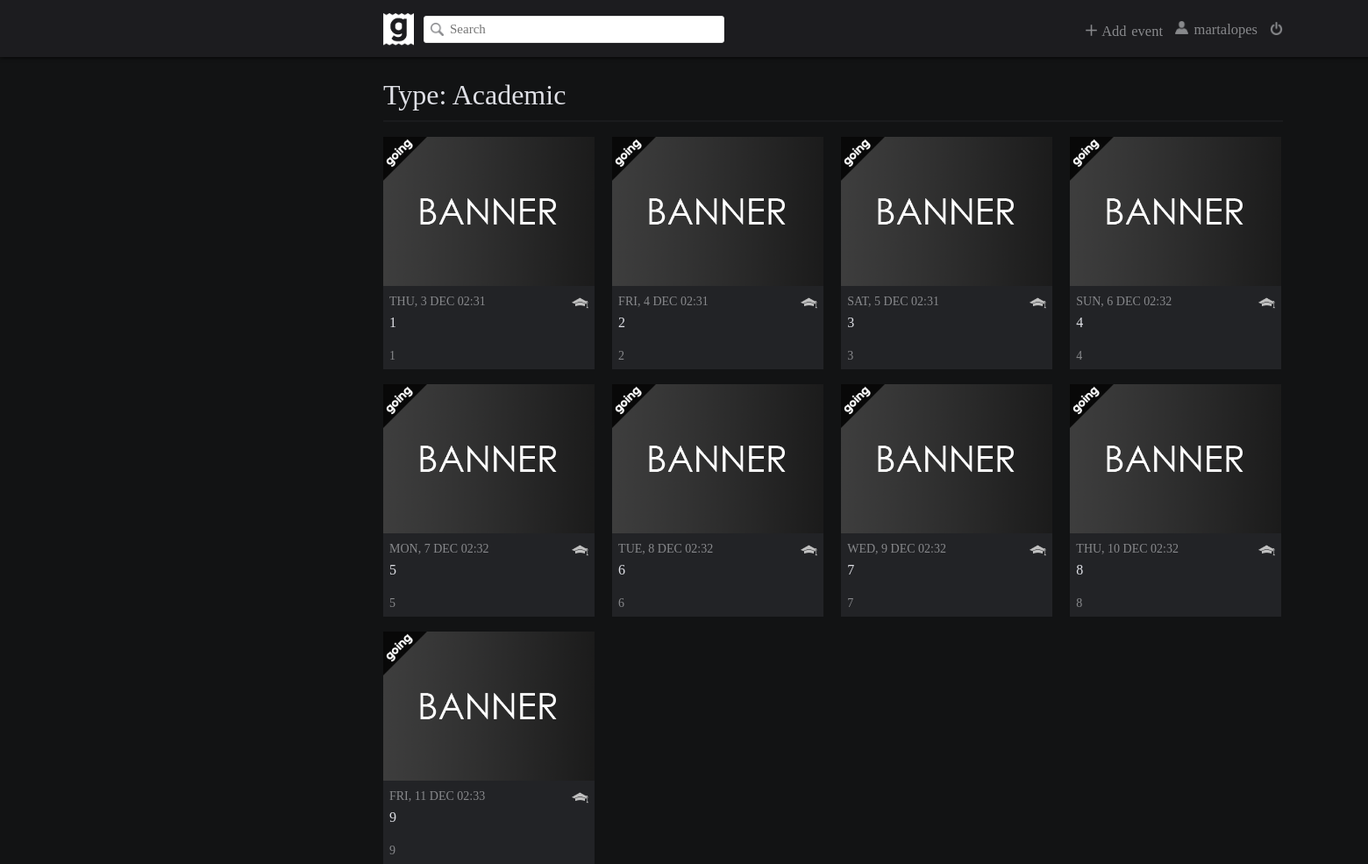
The page /index.php?page=search&type=Academic (signed in) on the database as committed earlier.
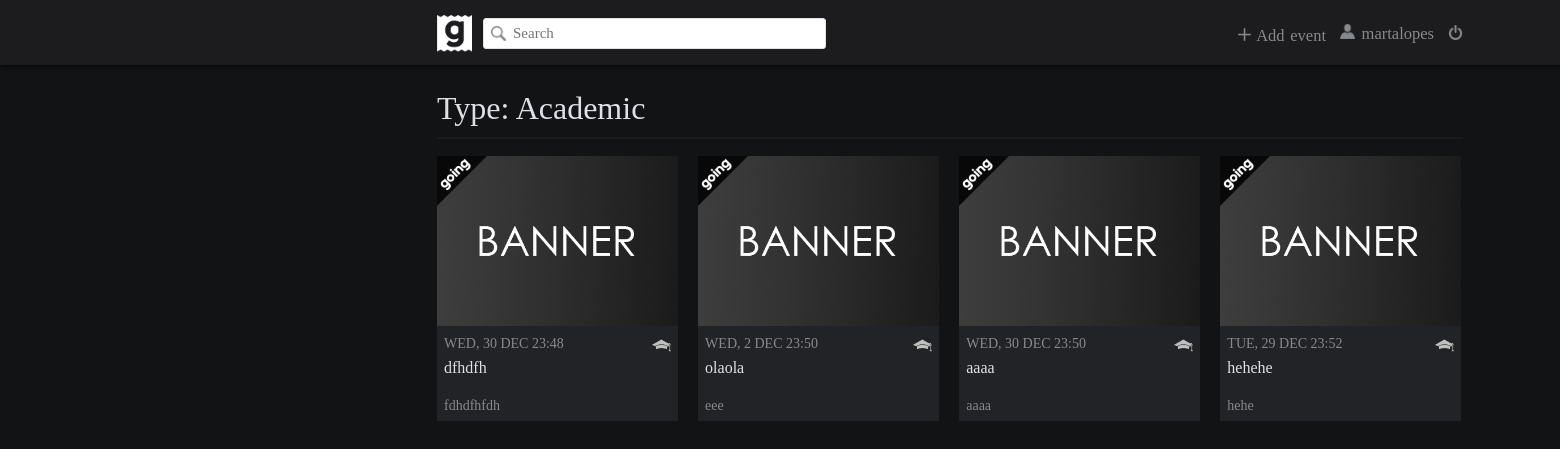
The same page on the database as committed later.
### tables this page shows
CREATE TABLE Events (
	eventID INTEGER PRIMARY KEY AUTOINCREMENT,
	host TEXT NOT NULL,
	banner TEXT,
	name TEXT NOT NULL,
	eventDate DATE NOT NULL,
	location TEXT NOT NULL,
	description TEXT,
	private BOOLEAN,
	type TEXT NOT NULL
);

### database/utilities.php (called while the page is built, shortened)
<?php
	function getEventsByType($type) {
		global $db;
		if ($type != "All") {
			$stmt = $db->prepare('SELECT * FROM Events WHERE type = ?');
			$stmt->execute(array($type));
		}
		else {
			$stmt = $db->prepare('SELECT * FROM Events');
			$stmt->execute();
		}
		return $stmt->fetchAll();
	}
?>

### pages/search.php (the view, shortened to what this page needs)
	<link rel="stylesheet" href="css/search.css">
	<link rel="stylesheet" href="css/main.css">
	<link rel="stylesheet" href="css/navbar.css">
</head>
<body>
	<?php
		include('navbar.php');
		include('database/connection_external.php');
		include('database/utilities.php');
	?>
	<div id="events-container">
		<?php if (isset($type)) { ?>
			<div id="search-title">Type: <?php echo $type?></div>
		<?php } else if (isset($val)) { ?>
			<div id="search-title">Searching for: <?php echo $val?></div>
		<?php } ?>
		<div class="line-divisor"></div>
		<?php
			if (isset($type))
				$events = getEventsByType($type);
			else if (isset($val))
				$events = searchEvents($val);
			if (empty($events))
				echo '<div class="no-events">No events found.';
			else
				foreach ($events as $event) {
		?>
		<div class="event-container">
			<div class="event-banner" style='background: url("<?php echo $event['banner']?>") 50% 50% no-repeat; background-size: cover;'>
				<div class="going-label"><img src="../images/goingLabel.png" height="50" width="50"></div>
			</div>
			<div class="event-type"><img src="../images/<?php echo $event['type']?>.png" height="19" width="19" title="<?php echo $event['type']?>"></div>
			<div class="event-date"><?php echo strtoupper(date("D, j M H:i", strtotime($event['eventDate'])))?></div>
			<div class="event-name"><a href="../index.php?page=event&id=<?php echo $event['eventID'] ?>"><?php echo $event['name'] ?></a></div>
			<div class="event-location"><?php echo $event['location'] ?></div>
		</div>
		<?php } ?>
	</div>

### pages/header.php (shortened to what this page needs)
<!DOCTYPE html>
<html lang="en">
<head>
	<link rel="stylesheet" href="css/footer.css">

### index.php (shortened to what this page needs)
<?php
	include('pages/header.php');
	$redirectTo = isset($_GET['page']) ? $_GET['page'] : 'signIn';
	switch($redirectTo) {
		case 'search':
			if (isset($_GET['type']))
				$type=$_GET['type'];
			include('pages/search.php');
			break;
	}
	include 'pages/footer.php';
?>

### pages/navbar.php (shortened to what this page needs)
<div id="header">
	<a href="../index.php?page=main"><img id="site-logo" src="../images/logas.png" alt="Site logo" height="37" width="35"></a>
	<form id="search-bar" action="../index.php?page=main" method="post">
		<input id="search-box" type="text" placeholder="Search">
	</form>
	<a id="logout-button" href="../database/logout.php"><img  src="../images/logout.png" alt="Logout" height="15" width="15" title="Logout"></a>
	<a id="username" href="#"><img  src="../images/user.png" alt="Logout" height="15" width="15"> <?= $_SESSION['username'] ?></a>
	<div id="add-event-button"><img  src="../images/addEvent.png" alt="Logout" height="13" width="13"> Add event</div>
 	</div>

### pages/footer.php
</body>
</html>

### css/search.css (style rules this page uses)
#events-container { width: 54%; height: 345px; position: relative; left: 23%; margin-top: 25px; }
#search-title { color: #DFE0E6; font-family: 'Proxima Nova Light'; font-size: 32px; }

### css/main.css (style rules this page uses)
.line-divisor { background-color: #1A1B1D; width: 100%; height: 2px; margin-top: 10px; margin-bottom: 17px; }
.event-container { position: relative; background-color: #222326; width: 23.5%; height: 265px; white-space: nowrap; float: left; }
.event-container:not(:nth-child(4n+2)) { margin-right: 20px; }
.event-banner { width: 100%; height: 170px; }
.event-type { position: absolute; float: right; margin-left: 215px; margin-top: 10px; }
.event-date { font-family: 'Proxima Nova Light'; font-size: 14px; color: #88898C; padding: 7px; padding-top: 10px; }
.event-name { white-space: normal; overflow: hidden; }
.event-name a { font-size: 16px; padding-left: 7px; padding-right: 7px; color: #DFE0E6; height: 34px; overflow: hidden; text-decoration: none; }
.event-location { font-family: 'Proxima Nova Light'; font-size: 14px; color: #88898C; padding-left: 7px; padding-top: 21px; padding-right: 7px; overflow: hidden; text-overflow: ellipsis; }
.event-container:nth-child(n+7) { margin-top: 17px; }

### css/navbar.css (style rules this page uses)
html, body { font-family: 'Proxima Nova'; height: 100%; width: 100%; min-width: 1900px; margin: auto; padding: 0; background-color: #121314; display: none; }
#header { position: relative; top: 0px; left: 0px; width: 100%; background-color: #1C1C1F; height: 65px; overflow: hidden; z-index: 1000; box-shadow: 0px 0px 5px black; }
#logout-button { margin-top: 24.5px; float: right; position: relative; right: 23%; z-index: 1; color: #88898C; text-decoration: none; font-size: 17px; }
#add-event-button { margin-top: 25.5px; margin-right: 14px; float: right; position: relative; right: 23%; z-index: 1; color: #88898C; text-decoration: none; font-size: 16.5px; cursor: pointer; word-spacing: 1.5px; }
#username { position: relative; float: right; right: 23%; color: #88898C; margin-top: 23.5px; margin-right: 14px; text-decoration: none; z-index: 1; font-size: 16.5px; word-spacing: 2.5px; }
#site-logo { margin-top: 15px; margin-right: 9px; float: left; position: relative; left: 23%; }
#search-bar { float: left; position: relative; left: 23%; margin-top: 17.5px; margin-left: 2px; z-index: 2; }
#search-box { height: 27px; width: 330px; top: 50%; padding-left: 9px; border-width: thin; font-size: 15px; font-weight: 400; font-family: 'Proxima Nova'; border: solid 1px #E3E3E3; border-radius: 3px; background-image: url("../images/mglass.png"); background-size: 15px 15px; background-position: left center; background-position: 7px; background-repeat: no-repeat; text-indent: 20px; }

Rows that differ between the two databases and show on the page:
removed events: banner (picture), type (picture), eventDate "THU, 3 DEC 02:31", name "1", location "1"
removed events: banner (picture), type (picture), eventDate "FRI, 4 DEC 02:31", name "2", location "2"
removed events: banner (picture), type (picture), eventDate "SAT, 5 DEC 02:31", name "3", location "3"
removed events: banner (picture), type (picture), eventDate "SUN, 6 DEC 02:32", name "4", location "4"
removed events: banner (picture), type (picture), eventDate "MON, 7 DEC 02:32", name "5", location "5"
removed events: banner (picture), type (picture), eventDate "TUE, 8 DEC 02:32", name "6", location "6"
removed events: banner (picture), type (picture), eventDate "WED, 9 DEC 02:32", name "7", location "7"
removed events: banner (picture), type (picture), eventDate "THU, 10 DEC 02:32", name "8", location "8"
removed events: banner (picture), type (picture), eventDate "FRI, 11 DEC 02:33", name "9", location "9"
added events: banner (picture), type (picture), eventDate "WED, 30 DEC 23:48", name "dfhdfh", location "fdhdfhfdh"
added events: banner (picture), type (picture), eventDate "WED, 2 DEC 23:50", name "olaola", location "eee"
added events: banner (picture), type (picture), eventDate "WED, 30 DEC 23:50", name "aaaa", location "aaaa"
added events: banner (picture), type (picture), eventDate "TUE, 29 DEC 23:52", name "hehehe", location "hehe"
